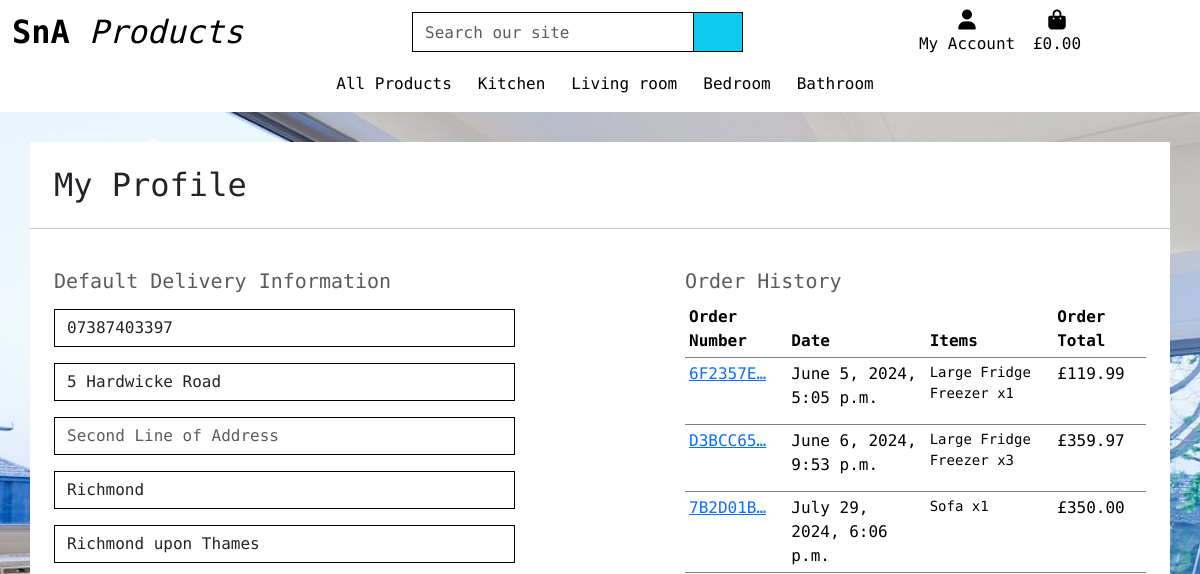
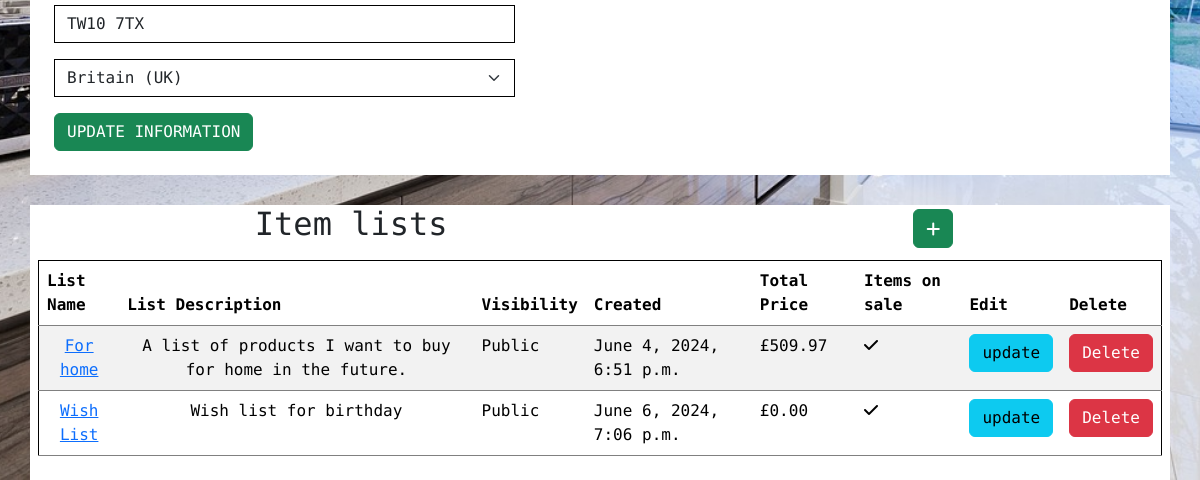
The page /profile/ (signed in) on the database as committed earlier (2 pictures, top to bottom).
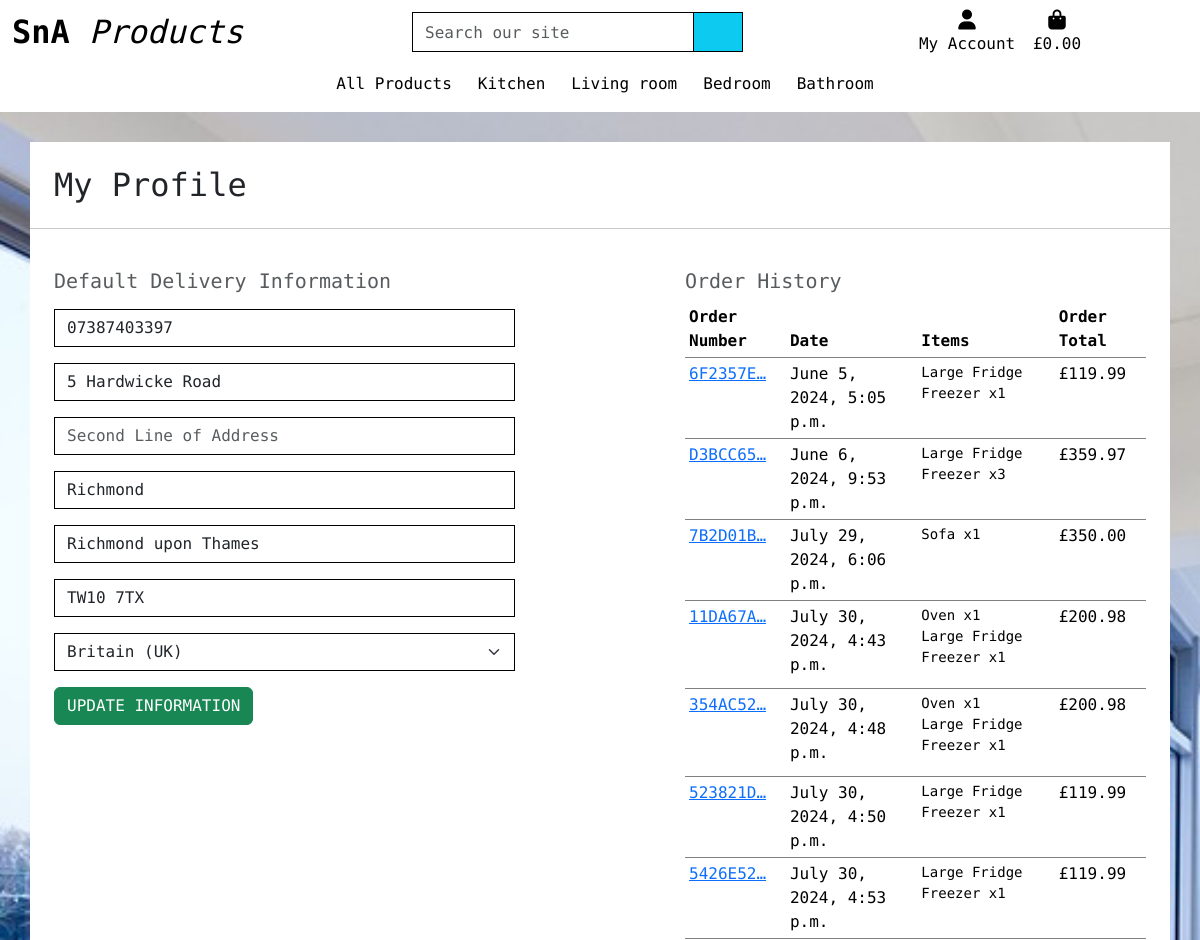
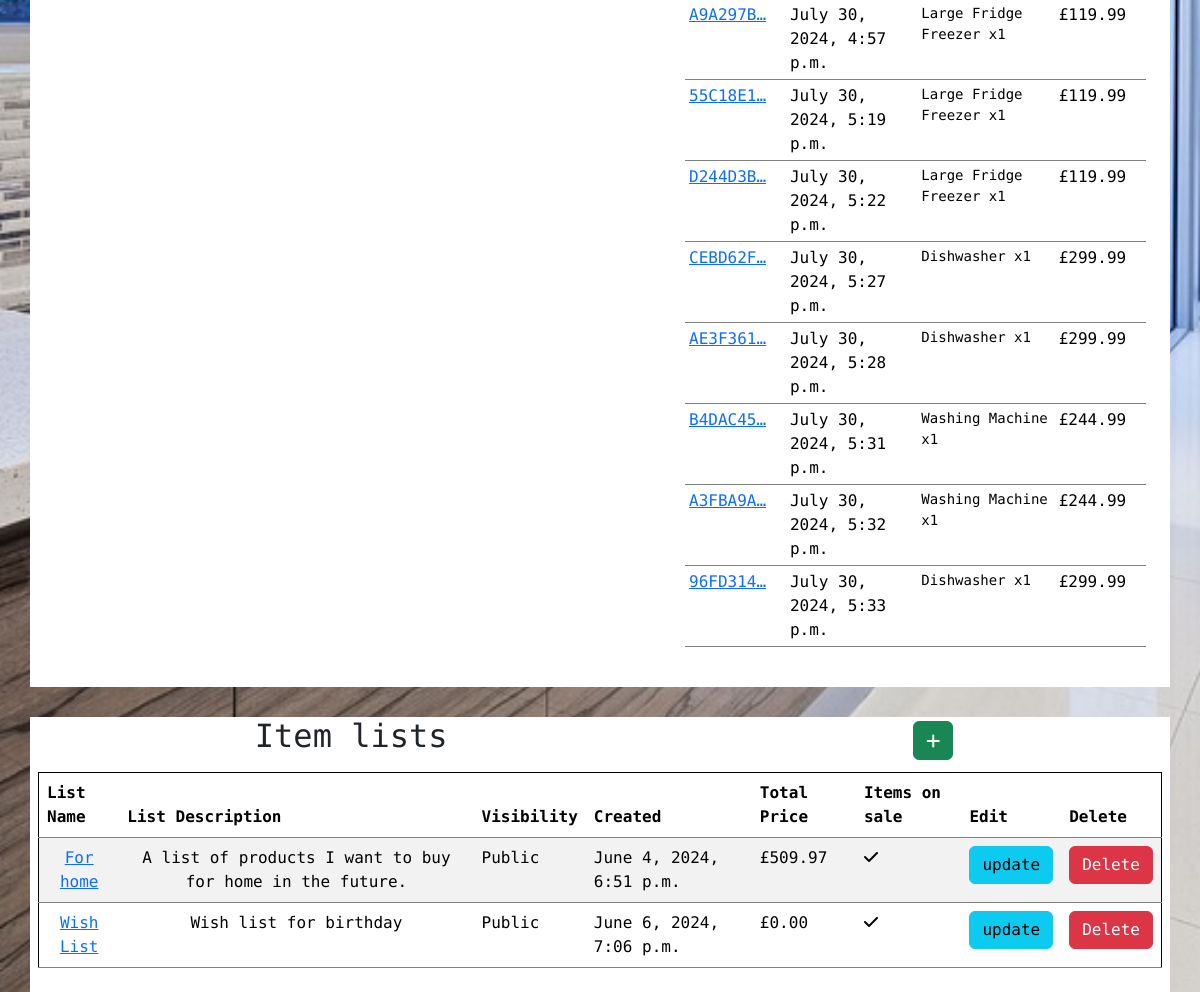
The same page on the database as committed later (2 pictures, top to bottom).
### profiles/models.py (models this page shows, shortened)
class UserProfile(models.Model):
    user = models.OneToOneField(User, on_delete=models.CASCADE)
    default_phone_number = models.CharField(max_length=20, null=True, blank=True)
    default_first_line_address = models.CharField(max_length=80, null=True, blank=True)
    default_second_line_address = models.CharField(max_length=80, null=True, blank=True)
    default_town_or_city = models.CharField(max_length=40, null=True, blank=True)
    default_county = models.CharField(max_length=80, null=True, blank=True)
    default_postcode = models.CharField(max_length=20, null=True, blank=True)
    default_country = CountryField(blank_label='Country', null=True, blank=True)

### checkout/models.py (models this page shows, shortened)
class Order(models.Model):
    order_number = models.CharField(max_length=32, null=False, editable=False)
    full_name = models.CharField(max_length=50, null=False, blank=False)
    email = models.EmailField(max_length=254, null=False, blank=False)
    phone_number = models.CharField(max_length=20, null=False, blank=False)
    country = CountryField(blank_label="(select country)")
    first_line_address = models.CharField(max_length=80, null=False, blank=False)
    second_line_address = models.CharField(max_length=80, null=True, blank=True)
    town_or_city = models.CharField(max_length=40, null=False, blank=False)
    county = models.CharField(max_length=80, null=True, blank=True)
    postcode = models.CharField(max_length=20)
    date = models.DateTimeField(auto_now_add=True)
    delivery_cost = models.DecimalField(max_digits=6, decimal_places=2, null=False, default=0)
    order_total = models.DecimalField(max_digits=10, decimal_places=2, null=False, default=0)
    grand_total = models.DecimalField(max_digits=10, decimal_places=2, null=False, default=0)
    original_cart = models.TextField(null=False, blank=False, default='')
    stripe_pid = models.CharField(max_length=254, null=False, blank=False, default='')
    user_profile = models.ForeignKey(UserProfile, on_delete=models.SET_NULL,
                                     null=True, blank=True, related_name='orders')

class OrderLineItem(models.Model):
    order = models.ForeignKey(Order, null=False, blank=False, on_delete=models.CASCADE, related_name='lineitems')
    product = models.ForeignKey(Product, null=False, blank=False, on_delete=models.CASCADE)
    product_size = models.CharField(max_length=2, null=True, blank=True)  # XS, S, M, L, XL
    quantity = models.IntegerField(null=False, blank=False, default=0)
    lineitem_total = models.DecimalField(max_digits=6, decimal_places=2, null=False, blank=False, editable=False)

### products/models.py (models this page shows, shortened)
class Product(models.Model):
    category = models.ForeignKey('Category', limit_choices_to={'type': 1},  null=True, blank=True,
                                 on_delete=models.SET_NULL, default=18)
    sku = models.CharField(max_length=254, unique=True, editable=False)
    name = models.CharField(max_length=254)
    description = models.TextField()
    price = models.DecimalField(max_digits=6, decimal_places=2)
    rating = models.DecimalField(max_digits=6, decimal_places=2, null=True, blank=True)
    image = CloudinaryField('image', default='placeholder')
    has_sizes = models.BooleanField(null=True, blank=True, default=False)
    discounted_price = models.DecimalField(max_digits=6, decimal_places=2, null=True, blank=True)

### saved_products/models.py (models this page shows, shortened)
class SavedProductsList(models.Model):
    user = models.ForeignKey(UserProfile, on_delete=models.CASCADE, related_name='saved_items_list')
    name = models.CharField(max_length=100)
    description = models.TextField()
    visible = models.BooleanField(default=False)
    created_at = models.DateTimeField(auto_now_add=True)
    price_total = models.DecimalField(max_digits=10, decimal_places=2, default=0)
    item_on_sale = models.BooleanField(default=False)

### profiles/views.py (the view)
# urls.py: path('', views.profile_view, name="profile"),
@login_required
def profile_view(request):
    profile = get_object_or_404(UserProfile, user=request.user)
    if request.method == 'POST':
        form = UserProfileForm(request.POST, instance=profile)
        if form.is_valid():
            form.save()
            messages.success(request, 'Profile updated successfully')
        else:
            messages.error(request, 'Profile update failed. Please ensure the form is valid.')
    else:
        form = UserProfileForm(instance=profile)
    orders = profile.orders.all()
    saved_items_list = profile.saved_items_list.all()
    context = {
        'form': form,
        'orders': orders,
        'profile': profile,
        'on_profile_page': True,
        'saved_items_list': saved_items_list
    }
    return render(request, 'profiles/profile.html', context)

### profiles/forms.py
class UserProfileForm(forms.ModelForm):
    class Meta:
        model = UserProfile
        exclude = ('user',)
    def __init__(self, *args, **kwargs):
        super().__init__(*args, **kwargs)
        placeholders = {
            'default_phone_number': 'Phone Number',
            'default_postcode': 'Postal Code',
            'default_town_or_city': 'Town or City',
            'default_first_line_address': 'First Line of Address',
            'default_second_line_address': 'Second Line of Address',
            'default_county': 'County',
        }
        self.fields['default_phone_number'].widget.attrs['autofocus'] = True
        for field in self.fields:
            if field != 'default_country':
                if self.fields[field].required:
                    placeholder = f'{placeholders[field]} *'
                else:
                    placeholder = placeholders[field]
                self.fields[field].widget.attrs['placeholder'] = placeholder
            self.fields[field].widget.attrs['class'] = 'border-black rounded-0 profile-form-input'
            self.fields[field].label = False

### profiles/templates/profiles/profile.html (shortened to what this page needs)
{% extends "base.html" %}
{% load crispy_forms_filters %}
{% load static %}
{% block nav-includes %}
{% include 'includes/site-nav.html' %}
{% endblock %}
{% block content %}
<div class="container-md floating_container">
    <div class="row">
        <div class="col">
            <h2 class="logo-font m-4">My Profile</h2>
            <hr>
        </div>
    </div>
    <div class="row d-flex justify-content-between">
        <div class="col-12 col-lg-5 my-4 ms-4">
            <h5 class="text-muted">Default Delivery Information</h5>
            <form class="mt-3 w-100 profile_form" action="{% url 'profile' %}" method="POST" id="profile-update-form">
                {{ form|crispy }}
                <button class="btn btn-success rounded-2 text-uppercase float-right">Update Information</button>
            </form>
        </div>
        <div class="col-12 col-lg-5 my-4 me-4">
            <h5 class="text-muted">Order History</h5>
            <div class="order-history table-responsive">
                <table class="table table-sm table-borderless">
                    <thead>
                        <tr>
                            <th>Order Number</th>
                            <th>Date</th>
                            <th>Items</th>
                            <th>Order Total</th>
                        </tr>
                    </thead>
                    <tbody>
                        {% for order in orders %}
                            <tr>
                                <td>
                                    <a href="{% url 'order_history' order.order_number %}"
                                    title="{{ order.order_number }}">
                                        {{ order.order_number|truncatechars:8 }}
                                    </a>
                                </td>
                                <td>{{ order.date }}</td>
                                <td>
                                    <ul class="list-unstyled">
                                        {% for item in order.lineitems.all %}
                                            <li class="small">
                                                {{ item.product.name }} x{{ item.quantity }}
                                            </li>
                                        {% endfor %}
                                    </ul>
                                </td>
                                <td>£{{ order.grand_total }}</td>
                            </tr>
                        {% endfor %}
                    </tbody>
                </table>
            </div>
        </div>
    </div>
</div>
<div class="container-md floating_container mb-2">
    <div class="row d-flex justify-content-around">
        <h2 class="w-auto"> Item lists </h2>
        <a href="{% url 'create_list' %}" class="btn btn-success w-auto m-1"><i class="fa-solid fa-plus w-auto align-middle"></i></a>
    </div>
    <div class="row">
        <div class="col m-2">
            {% if saved_items_list %}
                <table class="table table-striped border-black">
                    <thead>
                        <tr>
                            <th scope="col">List Name</th>
                            <th scope="col">List Description</th>
                            <th scope="col" class="d-none d-lg-table-cell">Visibility</th>
                            <th scope="col" class="d-none d-lg-table-cell">Created</th>
                            <th scope="col" class="d-none d-lg-table-cell">Total Price</th>
                            <th scope="col" class="d-none d-lg-table-cell">Items on sale</th>
                            <th scope="col">Edit</th>
                            <th scope="col">Delete</th>
                        </tr>
                    </thead>
                    {% for list in saved_items_list.all %}
                    <tr>
                        <td class="text-center"><a href="{% url 'list_detail' list.id %}">{{ list.name }}</a></td>
                        <td class="overflow-x-scroll text-center">{{ list.description }}</td>
                        <td class="d-none d-lg-table-cell">{% if list.visibility == true %} Public {% else %} Private {% endif %}</td>
                        <td class="d-none d-lg-table-cell">{{ list.created_at }}</td>
                        <td class="d-none d-lg-table-cell">£{{ list.price_total }}</td>
                        <td class="d-none d-lg-table-cell">{% if list.items_on_sale == true %} <i class="fa-solid fa-check"></i> {{ list.items_on_sale }}{% else %}<i class="fa-solid fa-circle-xmark"></i> {%  endif %}</td>
                        <td><a class="btn btn-info" href="{% url 'edit_list' list.id %}">update</a></td>
                        <td><a class="btn btn-danger" href="{% url 'delete_list' list.id %}">Delete</a></td>
                    </tr>
                    {% endfor %}
                </table>
            {% else %}
                <h5>No lists yet</h5>
                <div class="d-flex justify-content-center">
                    <a class="btn btn-info w-25 " href="{%  url 'products' %}">Click to add a list</a>
                </div>
            {%  endif %}
        </div>
    </div>
</div>
{% endblock %}

### templates/base.html (shortened to what this page needs)
{% load static %}
<!doctype html>
<html lang="en">
  <head>
    {% block corecss %}
        <link href="https://cdn.jsdelivr.net/npm/bootstrap@5.3.3/dist/css/bootstrap.min.css" rel="stylesheet">
        <link rel="stylesheet" href="{% static 'css/style.css' %}">
        <link rel="stylesheet" href="{% static 'css/mobile-site-nav.css' %}">
    {% endblock %}
  </head>
  <body>
    <header class="container-fluid header">
      <div id="topnav" class="row bg-white pt-lg-2 d-lg-flex">
        <div class="col-12 col-lg-4 my-auto py-1 py-lg-0 text-center">
          <a href="{% url 'landing_page' %}" class="nav-link main-logo-link">
            <h2 class="logo-font text-black text-center my-0"><strong>SnA</strong><em> Products</em></h2>
          </a>
        </div>
        <div class="col-12 col-lg-4 my-auto py-1 py-lg-0 d-none d-lg-block">
            <form method="GET" action="{% url 'products' %}">
              <div class="input-group w=100">
                  <label class="w-75">
                      <input class="form-control border border-black rounded-0 search-bar" type="text" name="search" placeholder="Search our site">
                  </label>
                  <div class="input-group-append search-bar">
                    <button class="form-control btn btn-info border border-black rounded-0 search-bar" type="submit">
                      <span class="icon">
                      </span>
                    </button>
                  </div>
              </div>
            </form>
        </div>
        <div class="col-12 col-lg-4 my-auto py-1 py-lg-0 d-none d-lg-block">
          <ul class="list-inline list-unstyled text-center text-lg-right my-0">
            <li class="list-inline-item dropdown">
              <a class="text-black nav-link" href="#" id="user-options" data-bs-toggle="dropdown" aria-haspopup="true" aria-expanded="false">
                <div class="text-center">
                  <div><i class="fas fa-user fa-lg"></i></div>
                  <p class="my-0">My Account</p>
                </div>
              </a>
            </li>
            <li class="list-inline-item">
              <a class="{% if grand_total %} text-info font-weight-bold{% else %}text-black {% endif %} nav-link" href="{% url 'view_cart' %}">
                <div class="text-center">
                  <div><i class="fas fa-shopping-bag fa-lg"></i></div>
                  <p class="my-0">
                    {% if grand_total %}
                      £{{ grand_total|floatformat:2 }}
                    {% else %}
                      £0.00
                    {% endif %}
                  </p>
                </div>
              </a>
            </li>
          </ul>
        </div>
      </div>
      <div id="top-navbar" class="row bg-white d-lg-none w-100">
        <nav class="mobile-navbar navbar navbar-expand-lg navbar-light w-100 pl-2">
          {% block nav-includes %}{% endblock nav-includes %}
        </nav>
      </div>
    </header>
    {% block content %}
    {% endblock %}
  </body>
</html>

### templates/includes/site-nav.html (shortened to what this page needs)
<div class="collapse navbar-collapse" id="site-nav">
    <ul class="navbar-nav w-auto mx-auto">
        <li class="nav-item dropdown">
            <a class="logo-font font-weight-bold nav-link text-black mr-5" href="#" id="all-products-link" data-bs-toggle="dropdown" aria-haspopup="true" aria-expanded="false">
                All Products
            </a>
        </li>
        <li class="nav-item dropdown">
            <a class="logo-font font-weight-bold nav-link text-black mr-5" href="#" id="clothing-link" data-bs-toggle="dropdown" aria-haspopup="true" aria-expanded="false">
                Kitchen
            </a>
        </li>
        <li class="nav-item dropdown">
            <a class="logo-font font-weight-bold nav-link text-black mr-5" href="#" id="homeware-link" data-bs-toggle="dropdown" aria-haspopup="true" aria-expanded="false">
                Living room
            </a>
        </li>
        <li class="nav-item dropdown">
            <a class="logo-font font-weight-bold nav-link text-black mr-5" href="#" id="homeware-link" data-bs-toggle="dropdown" aria-haspopup="true" aria-expanded="false">
                Bedroom
            </a>
        </li>
        <li class="nav-item dropdown">
            <a class="logo-font font-weight-bold nav-link text-black mr-5" href="#" id="homeware-link" data-bs-toggle="dropdown" aria-haspopup="true" aria-expanded="false">
                Bathroom
            </a>
        </li>
    </ul>
</div>

### static/css/style.css (style rules this page uses)
* { max-width: 100vw; }
html { height: 100%; }
body { background: url('/media/background-image.jpg') no-repeat center center fixed; background-size: cover; height: calc(100vh - 164px); font-family: "Encode Sans Expanded", sans-serif; font-weight: 400; font-style: normal; width: 100vw; }
.header { background: white; }
.nav-item { margin-left: 10px; }
.search-bar { height: 40px; }
input.search-bar { width: 100%; }
.icon { align-items: center; display: inline-flex; justify-content: center; height: 1.5rem; width: 1.5rem; }
.main-logo-link { width: fit-content; }
.border-black { border: 1px solid black !important; }
tr { border-bottom: gray 1px solid; }
.profile_form input, .profile_form select { width: 100%; }
.mobile-navbar { justify-content: space-around; }
.floating_container { background: #fff; margin-top: 30px; padding: unset; }

Rows that differ between the two databases and show on the page:
added Order: order_number "11DA67A…", date "July 30, 2024, 4:43 p.m.", grand_total "200.98"
added OrderLineItem: product.name "Oven", quantity "1", shown under "11DA67A…"
added OrderLineItem: product.name "Large Fridge Freezer", quantity "1", shown under "11DA67A…"
added Order: order_number "354AC52…", date "July 30, 2024, 4:48 p.m.", grand_total "200.98"
added OrderLineItem: product.name "Oven", quantity "1", shown under "354AC52…"
added OrderLineItem: product.name "Large Fridge Freezer", quantity "1", shown under "354AC52…"
added Order: order_number "523821D…", date "July 30, 2024, 4:50 p.m.", grand_total "119.99"
added OrderLineItem: product.name "Large Fridge Freezer", quantity "1", shown under "523821D…"
added Order: order_number "5426E52…", date "July 30, 2024, 4:53 p.m.", grand_total "119.99"
added OrderLineItem: product.name "Large Fridge Freezer", quantity "1", shown under "5426E52…"
added Order: order_number "A9A297B…", date "July 30, 2024, 4:57 p.m.", grand_total "119.99"
added OrderLineItem: product.name "Large Fridge Freezer", quantity "1", shown under "A9A297B…"
added Order: order_number "55C18E1…", date "July 30, 2024, 5:19 p.m.", grand_total "119.99"
added OrderLineItem: product.name "Large Fridge Freezer", quantity "1", shown under "55C18E1…"
added Order: order_number "D244D3B…", date "July 30, 2024, 5:22 p.m.", grand_total "119.99"
added OrderLineItem: product.name "Large Fridge Freezer", quantity "1", shown under "D244D3B…"
added Order: order_number "CEBD62F…", date "July 30, 2024, 5:27 p.m.", grand_total "299.99"
added OrderLineItem: product.name "Dishwasher", quantity "1", shown under "CEBD62F…"
added Order: order_number "AE3F361…", date "July 30, 2024, 5:28 p.m.", grand_total "299.99"
added OrderLineItem: product.name "Dishwasher", quantity "1", shown under "AE3F361…"
added Order: order_number "B4DAC45…", date "July 30, 2024, 5:31 p.m.", grand_total "244.99"
added OrderLineItem: product.name "Washing Machine", quantity "1", shown under "B4DAC45…"
added Order: order_number "A3FBA9A…", date "July 30, 2024, 5:32 p.m.", grand_total "244.99"
added OrderLineItem: product.name "Washing Machine", quantity "1", shown under "A3FBA9A…"
added Order: order_number "96FD314…", date "July 30, 2024, 5:33 p.m.", grand_total "299.99"
added OrderLineItem: product.name "Dishwasher", quantity "1", shown under "96FD314…"
